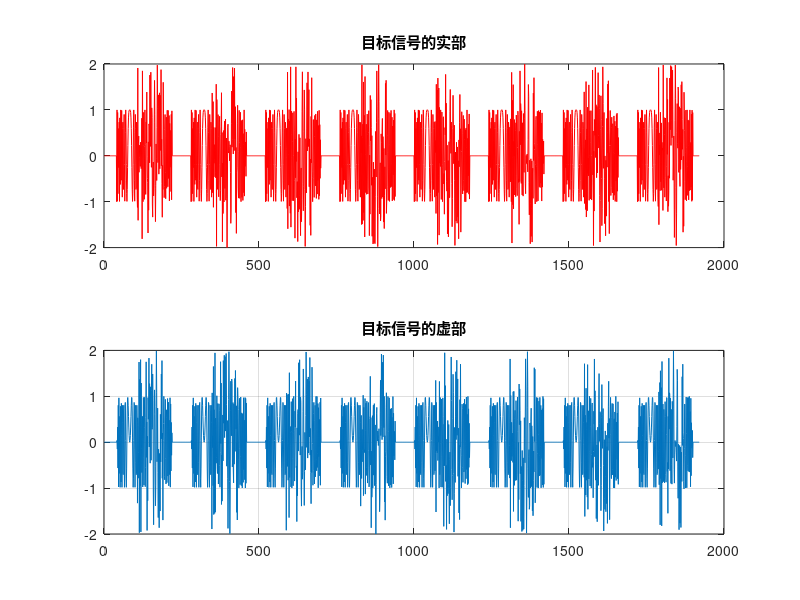
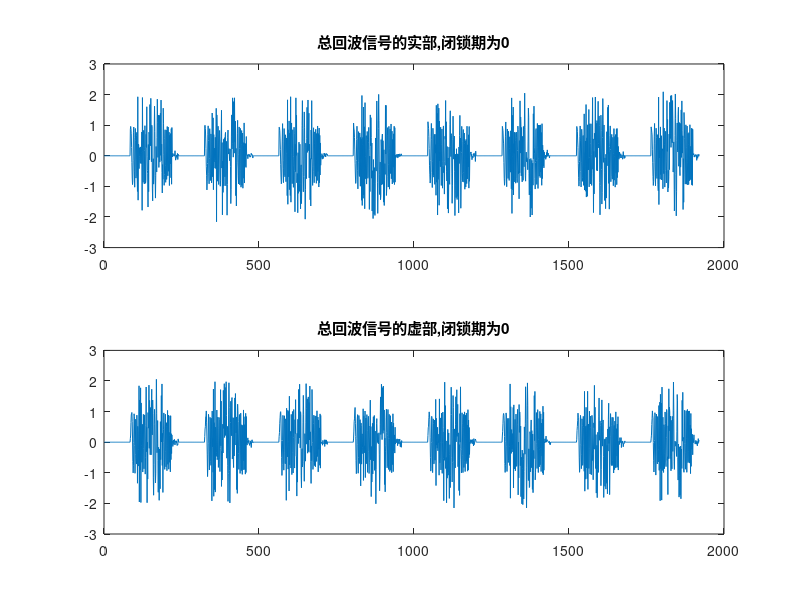
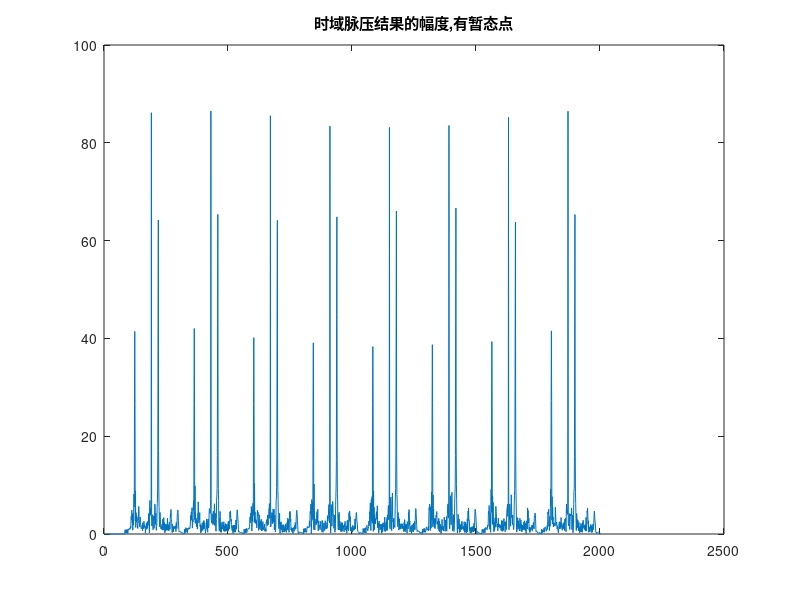
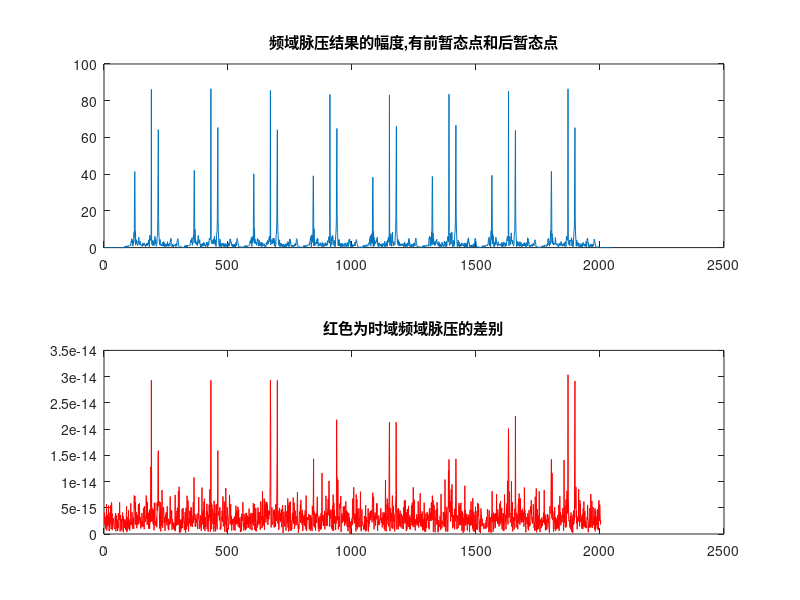

These figures' MATLAB source, in order:
% ===========================================================================================%
% 该程序完成8个脉冲信号的脉压、MTI/MTD %
% ===========================================================================================%
close all; %关闭所有图形
clear all; %清除所有变量
clc;
% ===================================================================================%
% 雷达参数 %
% ===================================================================================%
C=3.0e8; %光速(m/s)
RF=3.140e9; %雷达射频
Lambda=C/RF;%雷达工作波长
PulseNumber=8; %回波脉冲数
BandWidth=2.0e6; %发射信号带宽
TimeWidth=42.0e-6; %发射信号时宽
PRT=120e-6; % 雷达发射脉冲重复周期(s),120us对应1/2*120*300=18000米
PRF=1/PRT;
Fs=2.0e6; %采样频率
NoisePower=-12;%(dB);%噪声功率（目标为0dB）
% ---------------------------------------------------------------%
SampleNumber=fix(Fs*PRT);%计算一个脉冲周期的采样点数；
TotalNumber=SampleNumber*PulseNumber;%总的采样点数；
BlindNumber=fix(Fs*TimeWidth);%计算一个脉冲周期的盲区-遮挡样点数；
%===================================================================================%
% 目标参数 %
%===================================================================================%
TargetNumber=3;%目标个数
SigPower(1:TargetNumber)=[1 1 1];%目标功率,无量纲
TargetDistance(1:TargetNumber)=[3000 8025 10125];%目标距离,单位m
DelayNumber(1:TargetNumber)=fix(Fs*2*TargetDistance(1:TargetNumber)/C);% 把目标距离换算成采样点（距离门）
TargetVelocity(1:TargetNumber)=[0 50 450];%目标径向速度 单位m/s
TargetFd(1:TargetNumber)=2*TargetVelocity(1:TargetNumber)/Lambda; %计算目标多卜勒
% SigPower=1;%目标功率,无量纲
% TargetDistance=8025;%目标距离,单位m
% DelayNumber=fix(Fs*2*TargetDistance/C);% 把目标距离换算成采样点（距离门）
% TargetVelocity=50;%目标径向速度 单位m/s
% TargetFd=2*TargetVelocity/Lambda; %计算目标多卜勒
%====================================================================================%
% 产生线性调频信号 %
%====================================================================================%
number=fix(Fs*TimeWidth);%回波的采样点数=脉压系数长度=暂态点数目+1
if rem(number,2)~=0
number=number+1;
end
for i=-fix(number/2):fix(number/2)-1
Chirp(i+fix(number/2)+1)=exp(j*(pi*(BandWidth/TimeWidth)*(i/Fs)^2));
end
coeff=conj(fliplr(Chirp));
%-------------------------产生目标回波串------------------------%
SignalAll=zeros(1,TotalNumber);%所有脉冲的信号,先填0
for k=1:TargetNumber% 依次产生各个目标
SignalTemp=zeros(1,SampleNumber);% 一个脉冲
SignalTemp(DelayNumber(k)+1:DelayNumber(k)+number)=sqrt(SigPower(k))*Chirp;%一个脉冲的1个目标（未加多普勒速度）
Signal=zeros(1,TotalNumber);
for i=1:PulseNumber
Signal((i-1)*SampleNumber+1:i*SampleNumber)=SignalTemp;
end
FreqMove=exp(j*2*pi*TargetFd(k)*(0:TotalNumber-1)/Fs);%目标的多普勒速度*时间=目标的多普勒相移
Signal=Signal.*FreqMove;
SignalAll=SignalAll+Signal;
end
% SignalTemp=zeros(1,SampleNumber);% 一个脉冲
% SignalTemp(DelayNumber+1:DelayNumber+number)=sqrt(SigPower)*Chirp;%一个脉冲的1个目标（未加多普勒速度）
% Signal=zeros(1,TotalNumber);
%
% for i=1:PulseNumber
% Signal((i-1)*SampleNumber+1:i*SampleNumber)=SignalTemp;
% end
% FreqMove=exp(j*2*pi*TargetFd*(0:TotalNumber-1)/Fs);%目标的多普勒速度*时间=目标的多普勒相移
% Signal=Signal.*FreqMove;
% SignalAll=SignalAll+Signal;
figure(1);
subplot(2,1,1);plot(real(SignalAll),'r-');title('目标信号的实部');
subplot(2,1,2);plot(imag(SignalAll));title('目标信号的虚部');
grid on;zoom on;

%====================================================================================%
% 产生系统噪声信号 %
%====================================================================================%
SystemNoise=normrnd(0,10^(NoisePower/10),1,TotalNumber)+j*normrnd(0,10^(NoisePower/10),1,TotalNumber);
%====================================================================================%
% 总的回波信号 %
%====================================================================================%
Echo=SignalAll+SystemNoise;% +SeaClutter+TerraClutter;
for i=1:PulseNumber %在接收机闭锁期,接收的回波为0
Echo((i-1)*SampleNumber+1:(i-1)*SampleNumber+number)=0;
end
figure(2);
subplot(2,1,1);plot(real(Echo));title('总回波信号的实部,闭锁期为0');
subplot(2,1,2);plot(imag(Echo));title('总回波信号的虚部,闭锁期为0');
%================================时域脉压=================================%
pc_time0=conv(Echo,coeff);
figure(3);plot(abs(pc_time0));title('时域脉压结果的幅度,有暂态点');
pc_time1=pc_time0(number:TotalNumber+number-1);%去掉暂态点 number-1个
% ================================频域脉压=================================%
Echo_fft=fft(Echo,2048);%理应进行TotalNumber+number-1点FFT,但为了提高运算速度,进行了2048点的FFT
coeff_fft=fft(coeff,2048);
pc_fft=Echo_fft.*coeff_fft;
pc_freq0=ifft(pc_fft);
figure(4);subplot(2,1,1);plot(abs(pc_freq0));title('频域脉压结果的幅度,有前暂态点和后暂态点');
hold on;
subplot(2,1,2);plot(abs(pc_time0(1:TotalNumber+number-1)-pc_freq0(1:TotalNumber+number-1)),'r');title('红色为时域频域脉压的差别');
pc_freq1=pc_freq0(number:TotalNumber+number-1);%去掉暂态点 number-1个,后填充点若干(2048-number+1-TotalNumber=45个)
% ================按照脉冲号、距离门号重排数据=================================%
for i=1:PulseNumber
pc(i,1:SampleNumber)=pc_freq1((i-1)*SampleNumber+1:i*SampleNumber);
end
figure(5);
plot(abs(pc(1,:)));
% mesh(abs(pc));title('脉压 结果');
% ================MTI（动目标显示）,对消静止目标和低速目标---可抑制杂波=================================%
for i=1:PulseNumber-1 %滑动对消，少了一个脉冲
mti(i,:)=pc(i+1,:)-pc(i,:);
end
figure(6);
mesh(abs(mti));title('MTI 结果');
% plot(abs(mti(1,:)));
% ================MTD（动目标检测）,区分不同速度的目标，有测速作用=================================%
mtd=zeros(PulseNumber,SampleNumber);
for i=1:SampleNumber
buff(1:PulseNumber)=pc(1:PulseNumber,i);
buff_fft=fft(buff);
mtd(1:PulseNumber,i)=buff_fft(1:PulseNumber)';
end
% figure(7);plot(abs(mtd));title('MTD 结果');
figure(7);mesh(abs(mtd));title('MTD 结果');
% ==以下是为DSP程序提供回波数据、脉压系数